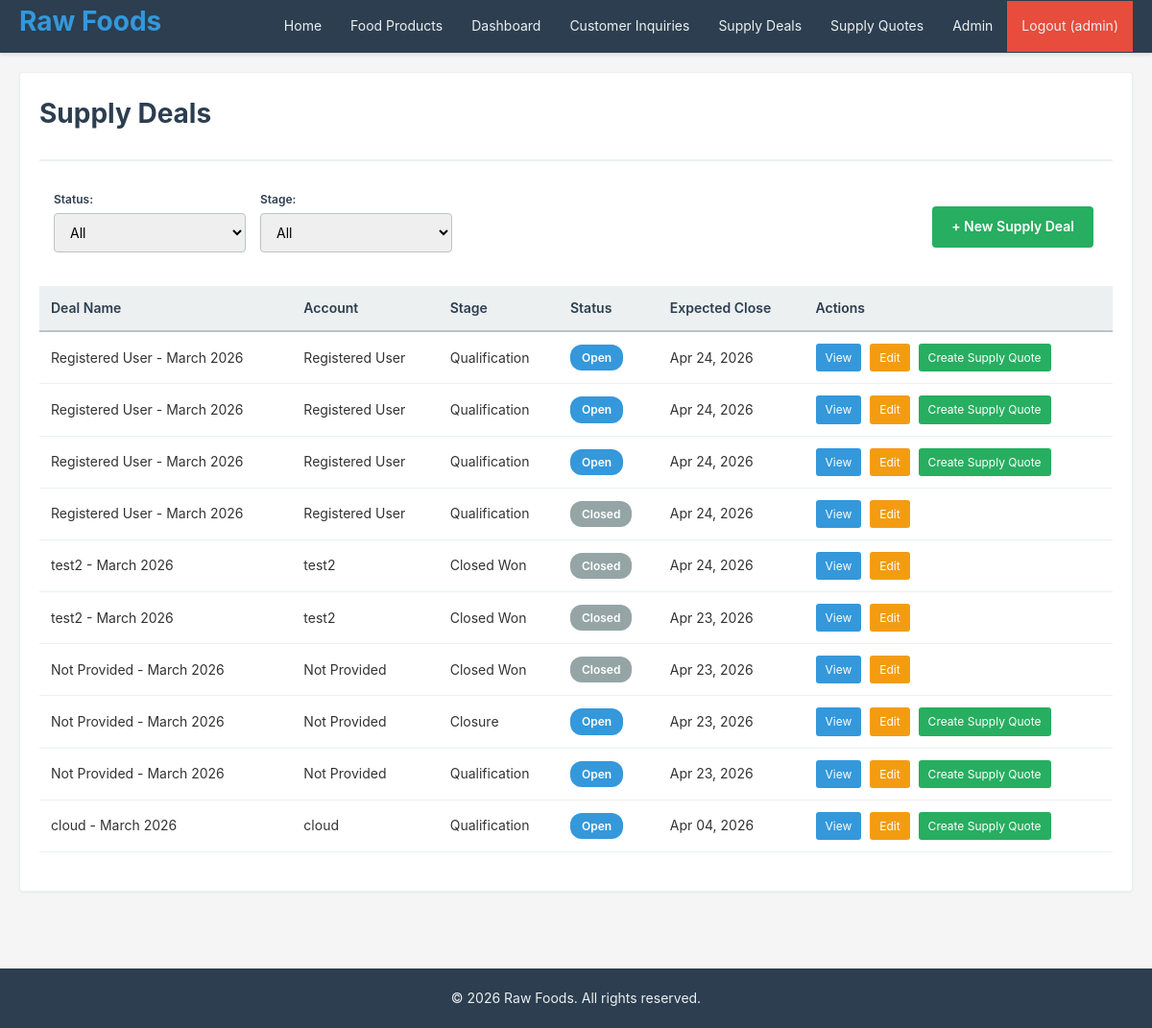
The page /sales/opportunities/ (signed in) on the database as committed earlier.
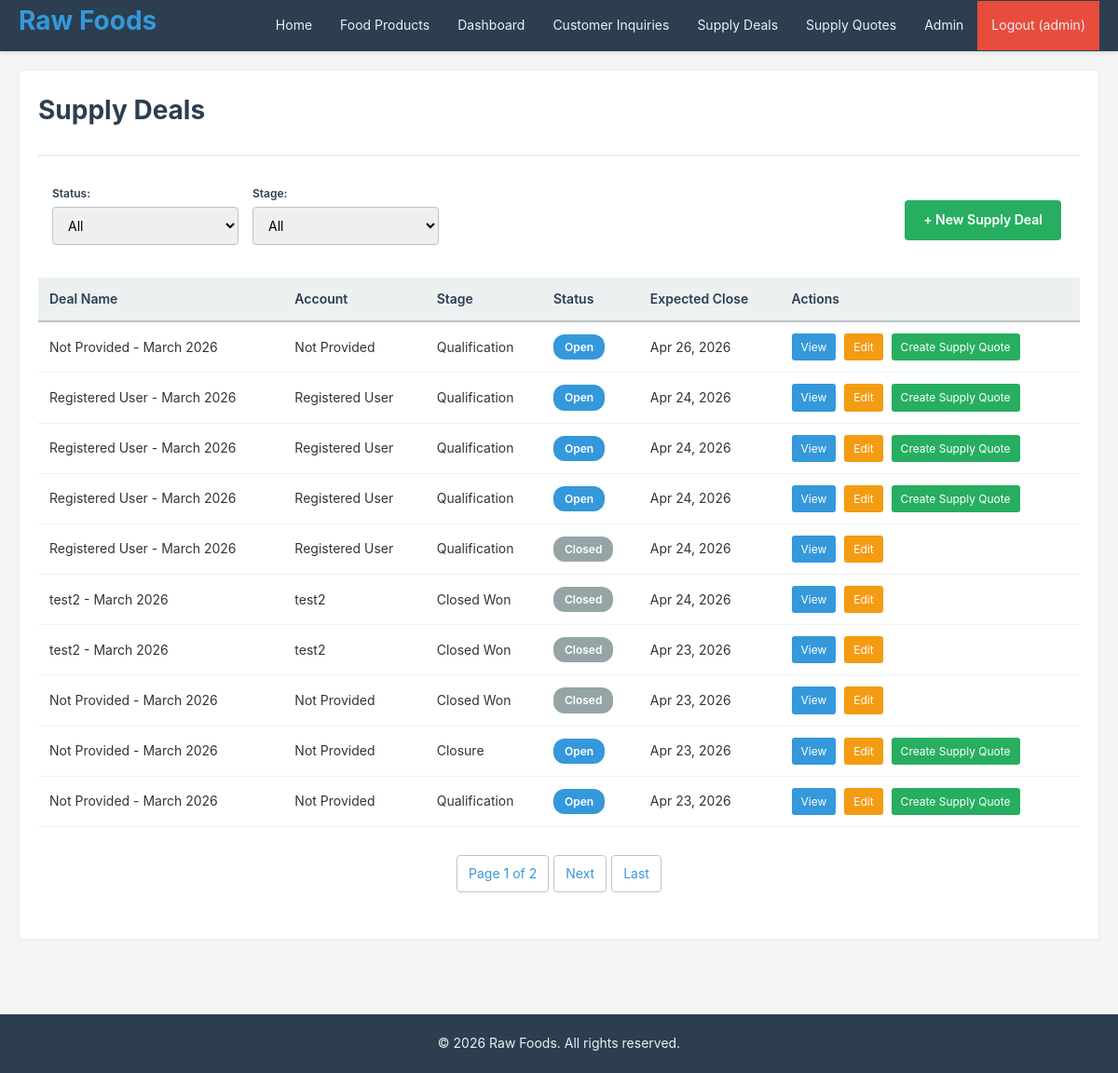
The same page on the database as committed later.
### crm/models.py (models this page shows, shortened)
class Opportunity(models.Model):
    STATUS_CHOICES = [
        ('Open', 'Open'),
        ('Closed', 'Closed'),
    ]
    STAGE_CHOICES = [
        ('Qualification', 'Qualification'),
        ('Proposal', 'Proposal'),
        ('Negotiation', 'Negotiation'),
        ('Closed Won', 'Closed Won'),
        ('Closed Lost', 'Closed Lost'),
    ]
    account = models.ForeignKey(Account, on_delete=models.CASCADE, related_name='opportunities')
    name = models.CharField(max_length=200)
    description = models.TextField(blank=True)
    status = models.CharField(max_length=20, choices=STATUS_CHOICES, default='Open')
    stage = models.CharField(max_length=20, choices=STAGE_CHOICES, default='Qualification')
    expected_close_date = models.DateField()
    created_at = models.DateTimeField(auto_now_add=True)
    updated_at = models.DateTimeField(auto_now=True)
    objects = models.Manager()
    class Meta:  # pylint: disable=too-few-public-methods
        ordering = ['-created_at']

class Account(models.Model):
    company_name = models.CharField(max_length=150)
    industry = models.CharField(max_length=100, blank=True)
    contact_person_name = models.CharField(max_length=100)
    email = models.EmailField()
    phone = models.CharField(max_length=20)
    address = models.TextField(blank=True)
    created_at = models.DateTimeField(auto_now_add=True)
    updated_at = models.DateTimeField(auto_now=True)
    objects = models.Manager()
    class Meta:  # pylint: disable=too-few-public-methods
        ordering = ['company_name']

### crm/views.py (the view)
# urls.py: path('sales/opportunities/', views.opportunity_list, name='opportunity_list'),
@login_required
@staff_required
def opportunity_list(request):
    status_filter = request.GET.get('status', '')
    stage_filter = request.GET.get('stage', '')
    opportunities = Opportunity.objects.all()
    if status_filter:
        opportunities = opportunities.filter(status=status_filter)
    if stage_filter:
        opportunities = opportunities.filter(stage=stage_filter)
    paginator = Paginator(opportunities, 10)
    page_num = request.GET.get('page', 1)
    page_obj = paginator.get_page(page_num)
    context = {
        'page_obj': page_obj,
        'opportunities': page_obj.object_list,
        'status_filter': status_filter,
        'stage_filter': stage_filter,
        'status_choices': Opportunity.STATUS_CHOICES,
        'stage_choices': Opportunity.STAGE_CHOICES,
    }
    return render(request, 'opportunity_list.html', context)

### crm/views.py (called while the page is built)
def staff_required(view_func):
    @wraps(view_func)
    def wrapper(request, *args, **kwargs):
        if not request.user.is_authenticated or not request.user.is_staff:
            messages.error(
                request, "You don't have permission to access this page.")
            return redirect('login')
        return view_func(request, *args, **kwargs)
    return wrapper

### templates/opportunity_list.html (shortened to what this page needs)
{% extends "base.html" %}
{% block content %}
<div class="card">
    <div class="card-header">
        <h1>Supply Deals</h1>
    </div>
    <div class="filter-section">
        <div class="filter-item">
            <label for="status-filter">Status:</label>
            <select id="status-filter" onchange="updateFilters()" class="form-select">
                <option value="">All</option>
            </select>
        </div>
        <div class="filter-item">
            <label for="stage-filter">Stage:</label>
            <select id="stage-filter" onchange="updateFilters()" class="form-select">
                <option value="">All</option>
            </select>
        </div>
        <a href="{% url 'opportunity_create' %}" class="btn btn-success">+ New Supply Deal</a>
    </div>
    <div class="card-body">
        {% if opportunities %}
            <table>
                <thead>
                    <tr>
                        <th>Deal Name</th>
                        <th>Account</th>
                        <th>Stage</th>
                        <th>Status</th>
                        <th>Expected Close</th>
                        <th>Actions</th>
                    </tr>
                </thead>
                <tbody>
                    {% for opp in opportunities %}
                        <tr>
                            <td>{{ opp.name }}</td>
                            <td>{{ opp.account.company_name }}</td>
                            <td>{{ opp.stage }}</td>
                            <td><span class="badge badge-{{ opp.status|lower }}">{{ opp.status }}</span></td>
                            <td>{{ opp.expected_close_date|date:"M d, Y" }}</td>
                            <td class="table-actions">
                                <a href="{% url 'opportunity_detail' opp.id %}" class="action-view">View</a>
                                <a href="{% url 'opportunity_update' opp.id %}" class="action-edit">Edit</a>
                                {% if opp.status == 'Open' %}
                                    <a href="{% url 'opportunity_create_quote' opp.id %}" class="action-convert">Create Supply Quote</a>
                                {% endif %}
                            </td>
                        </tr>
                    {% endfor %}
                </tbody>
            </table>
        {% else %}
            <p>No supply deals found.</p>
        {% endif %}
        {% if page_obj.has_other_pages %}
            <div class="pagination">
                <span>Page {{ page_obj.number }} of {{ page_obj.paginator.num_pages }}</span>
                {% if page_obj.has_next %}
                    <a href="?page={{ page_obj.next_page_number }}">Next</a>
                    <a href="?page={{ page_obj.paginator.num_pages }}">Last</a>
                {% endif %}
            </div>
        {% endif %}
    </div>
</div>
{% endblock %}

Rows that differ between the two databases and show on the page:
no longer on this page (row unchanged): Opportunity: name "cloud - March 2026", account.company_name "cloud", stage "Qualification", status "Open", expected_close_date "Apr 04, 2026", shows "Create Supply Quote"
added Opportunity: name "Not Provided - March 2026", account.company_name "Not Provided", stage "Qualification", status "Open", expected_close_date "Apr 26, 2026", shows "Create Supply Quote"
Other text that changed with them:
{{ page_obj.number }}: (not shown) → "1"
{{ page_obj.paginator.num_pages }}: (not shown) → "2"
text now shown: "Page of Next Last"
